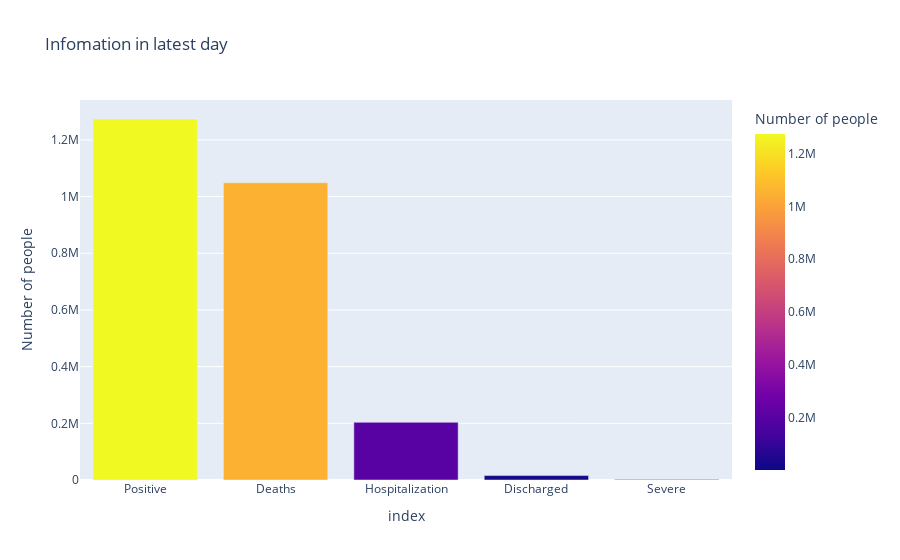

Source (notebook cell):
### Code cell
# draw bar chart for df_latest data
fig= px.bar(
    df_latest,
    y= 'Cases',
    color= 'Cases',
    title= 'Infomation in latest day',
    labels= {'Cases': 'Number of people'}
)
fig.show()

### Figure 1 — Plotly figure (JSON) as saved in the notebook; plotly's stock layout.template omitted (floating-point values rounded to 4 significant figures)
{"data": [{"alignmentgroup": "True", "hovertemplate": "index=%{x}<br>Number of people=%{marker.color}<extra></extra>", "legendgroup": "", "marker": {"color": [1273652, 1048617, 203540, 15589, 1891], "coloraxis": "coloraxis", "pattern": {"shape": ""}}, "name": "", "offsetgroup": "", "orientation": "v", "showlegend": false, "textposition": "auto", "type": "bar", "x": ["Positive", "Deaths", "Hospitalization", "Discharged", "Severe"], "xaxis": "x", "y": [1273652, 1048617, 203540, 15589, 1891], "yaxis": "y"}], "layout": {"barmode": "relative", "coloraxis": {"colorbar": {"title": {"text": "Number of people"}}, "colorscale": [[0, "#0d0887"], [0.1111, "#46039f"], [0.2222, "#7201a8"], [0.3333, "#9c179e"], [0.4444, "#bd3786"], [0.5556, "#d8576b"], [0.6667, "#ed7953"], [0.7778, "#fb9f3a"], [0.8889, "#fdca26"], [1, "#f0f921"]]}, "legend": {"tracegroupgap": 0}, "title": {"text": "Infomation in latest day"}, "xaxis": {"anchor": "y", "domain": [0, 1], "title": {"text": "index"}}, "yaxis": {"anchor": "x", "domain": [0, 1], "title": {"text": "Number of people"}}}}
